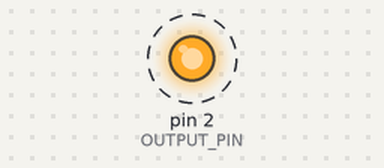
Bench run of a sketch on a simulated Arduino Uno, built with avr-gcc and run on an emulated ATmega328P. Shown: output pins drawn as LEDs (lit = HIGH). Dashed ring = blinking.

Above: at 0.5 s.
Timing chart, 0 to 4.6 s (numbered marks = the images above):
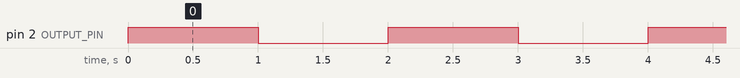

The sketch:

laser.ino
```cpp
#define OUTPUT_PIN 2

int laser_status = 0;

void setup(){
    pinMode(OUTPUT_PIN, OUTPUT);
}

void loop(){
    if (laser_status == 0){
        digitalWrite(OUTPUT_PIN, HIGH);
        laser_status = 1;
    } else {
        digitalWrite(OUTPUT_PIN, LOW);
        laser_status = 0;

    }

    delay(1000);


}
```

Measured:
- by itself, pin 2 (OUTPUT_PIN): alternates HIGH for 1.0 s and LOW for 1.0 s
